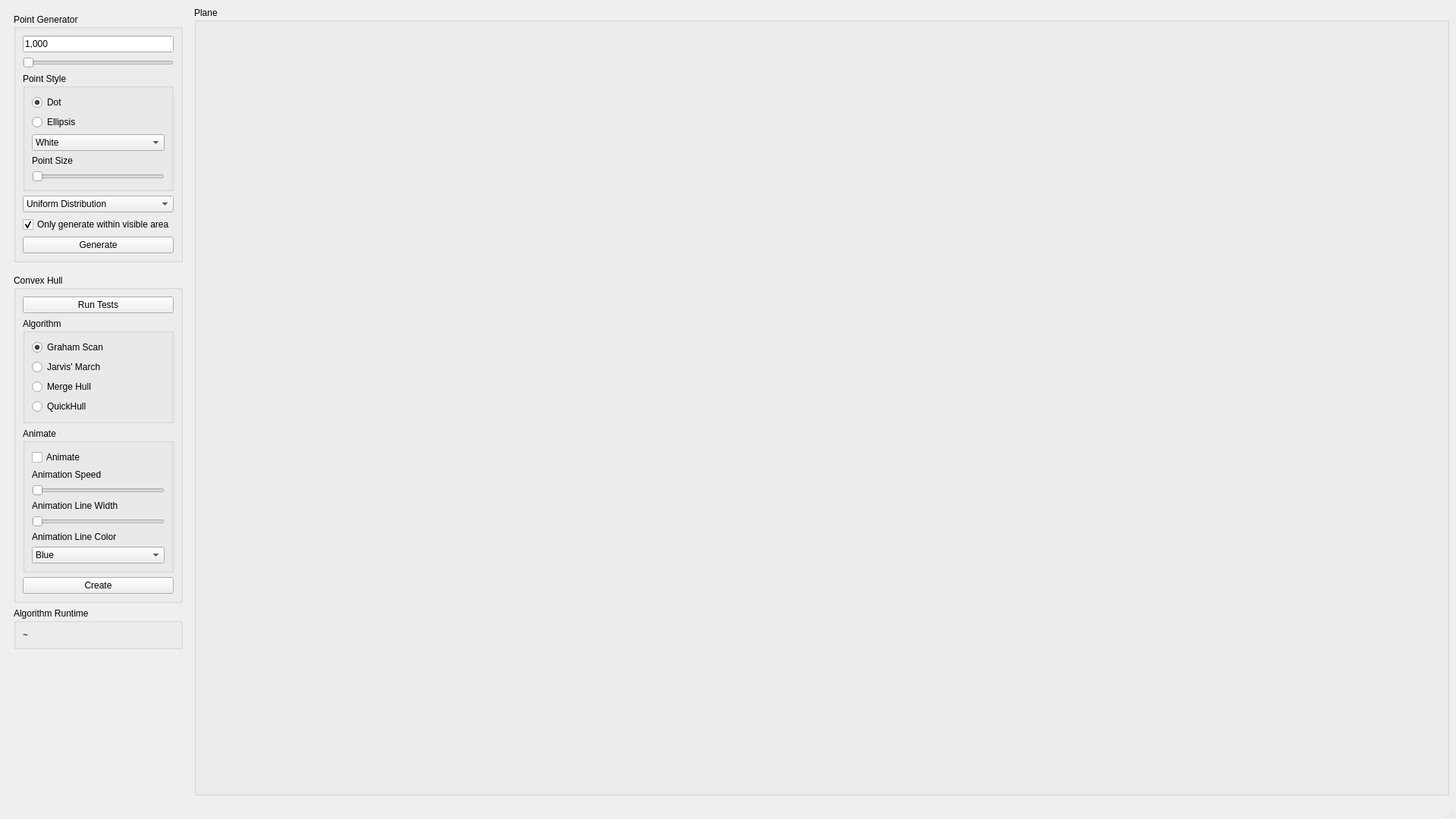
<?xml version="1.0" encoding="UTF-8"?>
<ui version="4.0">
 <class>MainWindow</class>
 <widget class="QMainWindow" name="MainWindow">
  <property name="geometry">
   <rect>
    <x>0</x>
    <y>0</y>
    <width>1920</width>
    <height>1080</height>
   </rect>
  </property>
  <property name="windowTitle">
   <string>MainWindow</string>
  </property>
  <widget class="QWidget" name="centralwidget">
   <layout class="QGridLayout" name="gridLayout">
    <item row="0" column="1">
     <widget class="QGroupBox" name="pointPlane">
      <property name="sizePolicy">
       <sizepolicy hsizetype="Expanding" vsizetype="Expanding">
        <horstretch>0</horstretch>
        <verstretch>0</verstretch>
       </sizepolicy>
      </property>
      <property name="layoutDirection">
       <enum>Qt::LeftToRight</enum>
      </property>
      <property name="autoFillBackground">
       <bool>true</bool>
      </property>
      <property name="title">
       <string>Plane</string>
      </property>
      <property name="flat">
       <bool>false</bool>
      </property>
      <property name="checkable">
       <bool>false</bool>
      </property>
     </widget>
    </item>
    <item row="0" column="0" alignment="Qt::AlignLeft">
     <widget class="QFrame" name="frame_2">
      <property name="enabled">
       <bool>true</bool>
      </property>
      <property name="sizePolicy">
       <sizepolicy hsizetype="MinimumExpanding" vsizetype="Minimum">
        <horstretch>0</horstretch>
        <verstretch>0</verstretch>
       </sizepolicy>
      </property>
      <property name="layoutDirection">
       <enum>Qt::LeftToRight</enum>
      </property>
      <layout class="QVBoxLayout" name="verticalLayout_3">
       <item alignment="Qt::AlignTop">
        <widget class="QGroupBox" name="groupBox">
         <property name="title">
          <string>Point Generator</string>
         </property>
         <layout class="QVBoxLayout" name="verticalLayout_2">
          <item>
           <widget class="QLineEdit" name="pointCount">
            <property name="inputMethodHints">
             <set>Qt::ImhFormattedNumbersOnly|Qt::ImhPreferNumbers</set>
            </property>
            <property name="text">
             <string notr="true">1,000</string>
            </property>
            <property name="maxLength">
             <number>32767</number>
            </property>
            <property name="cursorPosition">
             <number>5</number>
            </property>
            <property name="clearButtonEnabled">
             <bool>false</bool>
            </property>
           </widget>
          </item>
          <item>
           <widget class="QSlider" name="pointCountSlider">
            <property name="orientation">
             <enum>Qt::Horizontal</enum>
            </property>
           </widget>
          </item>
          <item>
           <widget class="QGroupBox" name="groupBox_3">
            <property name="title">
             <string>Point Style</string>
            </property>
            <layout class="QVBoxLayout" name="verticalLayout_5">
             <item>
              <widget class="QRadioButton" name="point_style_dot_radio">
               <property name="text">
                <string>Dot</string>
               </property>
               <property name="checked">
                <bool>true</bool>
               </property>
               <attribute name="buttonGroup">
                <string notr="true">buttonGroup</string>
               </attribute>
              </widget>
             </item>
             <item>
              <widget class="QRadioButton" name="point_style_ellipsis">
               <property name="text">
                <string>Ellipsis</string>
               </property>
               <attribute name="buttonGroup">
                <string notr="true">buttonGroup</string>
               </attribute>
              </widget>
             </item>
             <item>
              <widget class="QComboBox" name="comboBox">
               <property name="currentText">
                <string>White</string>
               </property>
               <item>
                <property name="text">
                 <string>White</string>
                </property>
               </item>
               <item>
                <property name="text">
                 <string>Black</string>
                </property>
               </item>
               <item>
                <property name="text">
                 <string>Red</string>
                </property>
               </item>
               <item>
                <property name="text">
                 <string>Blue</string>
                </property>
               </item>
               <item>
                <property name="text">
                 <string>Green</string>
                </property>
               </item>
              </widget>
             </item>
             <item>
              <layout class="QVBoxLayout" name="point_slider_layout">
               <item>
                <widget class="QLabel" name="label_4">
                 <property name="text">
                  <string>Point Size</string>
                 </property>
                </widget>
               </item>
               <item>
                <widget class="QSlider" name="point_size_slider">
                 <property name="orientation">
                  <enum>Qt::Horizontal</enum>
                 </property>
                </widget>
               </item>
              </layout>
             </item>
            </layout>
           </widget>
          </item>
          <item>
           <widget class="QComboBox" name="distribution_combo">
            <item>
             <property name="text">
              <string>Uniform Distribution</string>
             </property>
            </item>
            <item>
             <property name="text">
              <string>Gaussian Distribution</string>
             </property>
            </item>
           </widget>
          </item>
          <item alignment="Qt::AlignBottom">
           <widget class="QCheckBox" name="gen_visible_checkbox">
            <property name="sizePolicy">
             <sizepolicy hsizetype="Maximum" vsizetype="Maximum">
              <horstretch>0</horstretch>
              <verstretch>0</verstretch>
             </sizepolicy>
            </property>
            <property name="text">
             <string>Only generate within visible area</string>
            </property>
            <property name="checked">
             <bool>true</bool>
            </property>
           </widget>
          </item>
          <item>
           <widget class="QPushButton" name="pushButton_2">
            <property name="text">
             <string>Generate</string>
            </property>
           </widget>
          </item>
         </layout>
        </widget>
       </item>
       <item>
        <spacer name="verticalSpacer_2">
         <property name="orientation">
          <enum>Qt::Vertical</enum>
         </property>
         <property name="sizeType">
          <enum>QSizePolicy::Fixed</enum>
         </property>
         <property name="sizeHint" stdset="0">
          <size>
           <width>20</width>
           <height>10</height>
          </size>
         </property>
        </spacer>
       </item>
       <item alignment="Qt::AlignTop">
        <widget class="QGroupBox" name="groupBox_2">
         <property name="title">
          <string>Convex Hull</string>
         </property>
         <layout class="QVBoxLayout" name="verticalLayout_4">
          <item>
           <widget class="QPushButton" name="pushButton_3">
            <property name="text">
             <string>Run Tests</string>
            </property>
           </widget>
          </item>
          <item>
           <widget class="QGroupBox" name="groupBox_5">
            <property name="title">
             <string>Algorithm</string>
            </property>
            <layout class="QVBoxLayout" name="verticalLayout_6">
             <item>
              <widget class="QRadioButton" name="radioButton">
               <property name="text">
                <string>Graham Scan</string>
               </property>
               <property name="checked">
                <bool>true</bool>
               </property>
              </widget>
             </item>
             <item>
              <widget class="QRadioButton" name="radioButton_2">
               <property name="text">
                <string>Jarvis' March</string>
               </property>
              </widget>
             </item>
             <item>
              <widget class="QRadioButton" name="radioButton_3">
               <property name="text">
                <string>Merge Hull</string>
               </property>
              </widget>
             </item>
             <item>
              <widget class="QRadioButton" name="radioButton_4">
               <property name="text">
                <string>QuickHull</string>
               </property>
              </widget>
             </item>
            </layout>
           </widget>
          </item>
          <item>
           <widget class="QGroupBox" name="groupBox_6">
            <property name="title">
             <string>Animate</string>
            </property>
            <layout class="QVBoxLayout" name="verticalLayout_7">
             <item>
              <widget class="QCheckBox" name="checkBox">
               <property name="text">
                <string>Animate</string>
               </property>
              </widget>
             </item>
             <item>
              <widget class="QLabel" name="label">
               <property name="text">
                <string>Animation Speed</string>
               </property>
              </widget>
             </item>
             <item>
              <widget class="QSlider" name="animation_speed_slider">
               <property name="orientation">
                <enum>Qt::Horizontal</enum>
               </property>
              </widget>
             </item>
             <item>
              <widget class="QLabel" name="label_2">
               <property name="text">
                <string>Animation Line Width</string>
               </property>
              </widget>
             </item>
             <item>
              <widget class="QSlider" name="animation_line_width_slider">
               <property name="orientation">
                <enum>Qt::Horizontal</enum>
               </property>
              </widget>
             </item>
             <item>
              <widget class="QLabel" name="label_3">
               <property name="text">
                <string>Animation Line Color</string>
               </property>
              </widget>
             </item>
             <item>
              <widget class="QComboBox" name="comboBox_2">
               <item>
                <property name="text">
                 <string>Blue</string>
                </property>
               </item>
               <item>
                <property name="text">
                 <string>Yellow</string>
                </property>
               </item>
               <item>
                <property name="text">
                 <string>Red</string>
                </property>
               </item>
               <item>
                <property name="text">
                 <string>White</string>
                </property>
               </item>
               <item>
                <property name="text">
                 <string>Green</string>
                </property>
               </item>
              </widget>
             </item>
            </layout>
           </widget>
          </item>
          <item>
           <widget class="QPushButton" name="pushButton">
            <property name="text">
             <string>Create</string>
            </property>
           </widget>
          </item>
         </layout>
        </widget>
       </item>
       <item alignment="Qt::AlignVCenter">
        <widget class="QGroupBox" name="groupBox_4">
         <property name="sizePolicy">
          <sizepolicy hsizetype="Preferred" vsizetype="Expanding">
           <horstretch>0</horstretch>
           <verstretch>0</verstretch>
          </sizepolicy>
         </property>
         <property name="title">
          <string>Algorithm Runtime</string>
         </property>
         <layout class="QVBoxLayout" name="verticalLayout">
          <item>
           <widget class="QLabel" name="runtime_label">
            <property name="text">
             <string>~</string>
            </property>
           </widget>
          </item>
         </layout>
        </widget>
       </item>
       <item>
        <spacer name="verticalSpacer">
         <property name="orientation">
          <enum>Qt::Vertical</enum>
         </property>
         <property name="sizeHint" stdset="0">
          <size>
           <width>20</width>
           <height>40</height>
          </size>
         </property>
        </spacer>
       </item>
      </layout>
     </widget>
    </item>
   </layout>
  </widget>
  <widget class="QStatusBar" name="statusbar"/>
 </widget>
 <resources/>
 <connections/>
 <buttongroups>
  <buttongroup name="buttonGroup"/>
 </buttongroups>
</ui>
